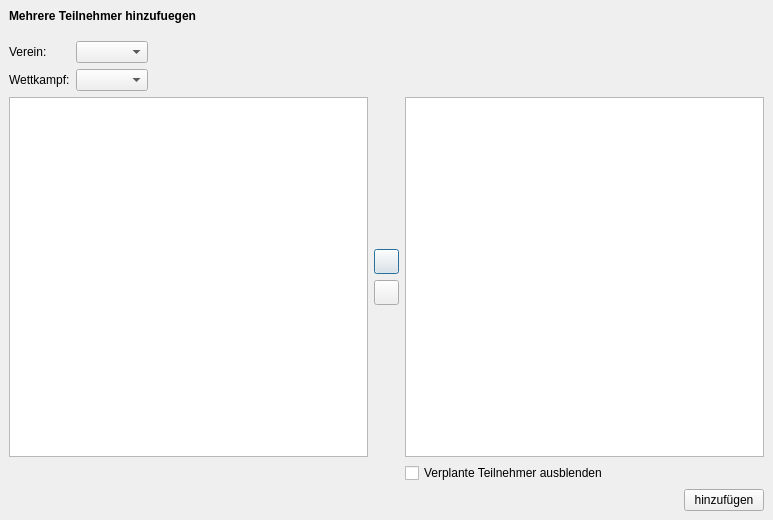
<?xml version="1.0" encoding="UTF-8"?>
<ui version="4.0">
 <class>Club_Dialog</class>
 <widget class="QDialog" name="Club_Dialog">
  <property name="geometry">
   <rect>
    <x>0</x>
    <y>0</y>
    <width>773</width>
    <height>520</height>
   </rect>
  </property>
  <property name="windowTitle">
   <string>TurnFix - Teilnehmer hinzufügen</string>
  </property>
  <property name="windowIcon">
   <iconset resource="../../../../resources/TurnFix.qrc">
    <normaloff>:/appicons/icon.png</normaloff>:/appicons/icon.png</iconset>
  </property>
  <layout class="QVBoxLayout" name="verticalLayout">
   <property name="spacing">
    <number>0</number>
   </property>
   <property name="margin">
    <number>0</number>
   </property>
   <item>
    <widget class="QWidget" name="headerWidget" native="true">
     <layout class="QHBoxLayout" name="horizontalLayout">
      <item>
       <widget class="QLabel" name="label_3">
        <property name="font">
         <font>
          <weight>75</weight>
          <bold>true</bold>
         </font>
        </property>
        <property name="text">
         <string>Mehrere Teilnehmer hinzufuegen</string>
        </property>
       </widget>
      </item>
     </layout>
    </widget>
   </item>
   <item>
    <widget class="QWidget" name="widget_3" native="true">
     <layout class="QGridLayout" name="gridLayout_4">
      <item row="0" column="0">
       <widget class="QLabel" name="label">
        <property name="sizePolicy">
         <sizepolicy hsizetype="Fixed" vsizetype="Preferred">
          <horstretch>0</horstretch>
          <verstretch>0</verstretch>
         </sizepolicy>
        </property>
        <property name="text">
         <string>Verein:</string>
        </property>
       </widget>
      </item>
      <item row="0" column="1">
       <widget class="QComboBox" name="cmb_club"/>
      </item>
      <item row="1" column="0">
       <widget class="QLabel" name="label_2">
        <property name="text">
         <string>Wettkampf:</string>
        </property>
       </widget>
      </item>
      <item row="1" column="1">
       <widget class="QComboBox" name="cmb_wk"/>
      </item>
      <item row="1" column="2">
       <spacer name="horizontalSpacer">
        <property name="orientation">
         <enum>Qt::Horizontal</enum>
        </property>
        <property name="sizeHint" stdset="0">
         <size>
          <width>533</width>
          <height>20</height>
         </size>
        </property>
       </spacer>
      </item>
      <item row="2" column="0" colspan="4">
       <widget class="QWidget" name="widget" native="true">
        <layout class="QGridLayout" name="gridLayout_2">
         <property name="margin">
          <number>0</number>
         </property>
         <item row="0" column="2">
          <widget class="QTableView" name="tbl_list">
           <property name="editTriggers">
            <set>QAbstractItemView::NoEditTriggers</set>
           </property>
           <property name="alternatingRowColors">
            <bool>true</bool>
           </property>
           <property name="selectionBehavior">
            <enum>QAbstractItemView::SelectRows</enum>
           </property>
           <attribute name="horizontalHeaderHighlightSections">
            <bool>false</bool>
           </attribute>
           <attribute name="verticalHeaderVisible">
            <bool>false</bool>
           </attribute>
           <attribute name="verticalHeaderDefaultSectionSize">
            <number>20</number>
           </attribute>
           <attribute name="verticalHeaderHighlightSections">
            <bool>false</bool>
           </attribute>
           <attribute name="verticalHeaderVisible">
            <bool>false</bool>
           </attribute>
           <attribute name="verticalHeaderDefaultSectionSize">
            <number>20</number>
           </attribute>
           <attribute name="horizontalHeaderHighlightSections">
            <bool>false</bool>
           </attribute>
           <attribute name="verticalHeaderHighlightSections">
            <bool>false</bool>
           </attribute>
          </widget>
         </item>
         <item row="1" column="2">
          <widget class="QCheckBox" name="chk_vp">
           <property name="text">
            <string>Verplante Teilnehmer ausblenden</string>
           </property>
          </widget>
         </item>
         <item row="0" column="1">
          <widget class="QWidget" name="widget_2" native="true">
           <layout class="QGridLayout" name="gridLayout_3">
            <property name="margin">
             <number>0</number>
            </property>
            <item row="0" column="0">
             <spacer name="verticalSpacer">
              <property name="orientation">
               <enum>Qt::Vertical</enum>
              </property>
              <property name="sizeHint" stdset="0">
               <size>
                <width>0</width>
                <height>157</height>
               </size>
              </property>
             </spacer>
            </item>
            <item row="1" column="0">
             <widget class="QPushButton" name="but_add">
              <property name="sizePolicy">
               <sizepolicy hsizetype="Fixed" vsizetype="Fixed">
                <horstretch>0</horstretch>
                <verstretch>0</verstretch>
               </sizepolicy>
              </property>
              <property name="minimumSize">
               <size>
                <width>25</width>
                <height>25</height>
               </size>
              </property>
              <property name="maximumSize">
               <size>
                <width>25</width>
                <height>25</height>
               </size>
              </property>
              <property name="toolTip">
               <string>Strg+Pfeil links</string>
              </property>
              <property name="icon">
               <iconset resource="../../../../resources/TurnFix.qrc">
                <normaloff>:/appicons/left.png</normaloff>:/appicons/left.png</iconset>
              </property>
              <property name="iconSize">
               <size>
                <width>15</width>
                <height>15</height>
               </size>
              </property>
              <property name="shortcut">
               <string>Ctrl+Left</string>
              </property>
             </widget>
            </item>
            <item row="2" column="0">
             <widget class="QPushButton" name="but_del">
              <property name="sizePolicy">
               <sizepolicy hsizetype="Fixed" vsizetype="Fixed">
                <horstretch>0</horstretch>
                <verstretch>0</verstretch>
               </sizepolicy>
              </property>
              <property name="minimumSize">
               <size>
                <width>25</width>
                <height>25</height>
               </size>
              </property>
              <property name="maximumSize">
               <size>
                <width>25</width>
                <height>25</height>
               </size>
              </property>
              <property name="toolTip">
               <string>Strg+Pfeil rechts</string>
              </property>
              <property name="text">
               <string/>
              </property>
              <property name="icon">
               <iconset resource="../../../../resources/TurnFix.qrc">
                <normaloff>:/appicons/right.png</normaloff>:/appicons/right.png</iconset>
              </property>
              <property name="iconSize">
               <size>
                <width>15</width>
                <height>15</height>
               </size>
              </property>
              <property name="shortcut">
               <string>Ctrl+Right</string>
              </property>
             </widget>
            </item>
            <item row="3" column="0">
             <spacer name="verticalSpacer_2">
              <property name="orientation">
               <enum>Qt::Vertical</enum>
              </property>
              <property name="sizeHint" stdset="0">
               <size>
                <width>0</width>
                <height>156</height>
               </size>
              </property>
             </spacer>
            </item>
           </layout>
          </widget>
         </item>
         <item row="0" column="0">
          <widget class="QTableView" name="tbl_tn">
           <property name="editTriggers">
            <set>QAbstractItemView::NoEditTriggers</set>
           </property>
           <property name="alternatingRowColors">
            <bool>true</bool>
           </property>
           <property name="selectionBehavior">
            <enum>QAbstractItemView::SelectRows</enum>
           </property>
           <attribute name="horizontalHeaderHighlightSections">
            <bool>false</bool>
           </attribute>
           <attribute name="verticalHeaderVisible">
            <bool>false</bool>
           </attribute>
           <attribute name="verticalHeaderDefaultSectionSize">
            <number>20</number>
           </attribute>
           <attribute name="verticalHeaderHighlightSections">
            <bool>false</bool>
           </attribute>
           <attribute name="verticalHeaderVisible">
            <bool>false</bool>
           </attribute>
           <attribute name="verticalHeaderDefaultSectionSize">
            <number>20</number>
           </attribute>
           <attribute name="horizontalHeaderHighlightSections">
            <bool>false</bool>
           </attribute>
           <attribute name="verticalHeaderHighlightSections">
            <bool>false</bool>
           </attribute>
          </widget>
         </item>
        </layout>
       </widget>
      </item>
      <item row="3" column="3">
       <widget class="QPushButton" name="but_save">
        <property name="sizePolicy">
         <sizepolicy hsizetype="Fixed" vsizetype="Fixed">
          <horstretch>0</horstretch>
          <verstretch>0</verstretch>
         </sizepolicy>
        </property>
        <property name="layoutDirection">
         <enum>Qt::RightToLeft</enum>
        </property>
        <property name="text">
         <string>hinzufügen</string>
        </property>
       </widget>
      </item>
     </layout>
    </widget>
   </item>
  </layout>
 </widget>
 <resources>
  <include location="../../../../resources/TurnFix.qrc"/>
 </resources>
 <connections/>
</ui>
